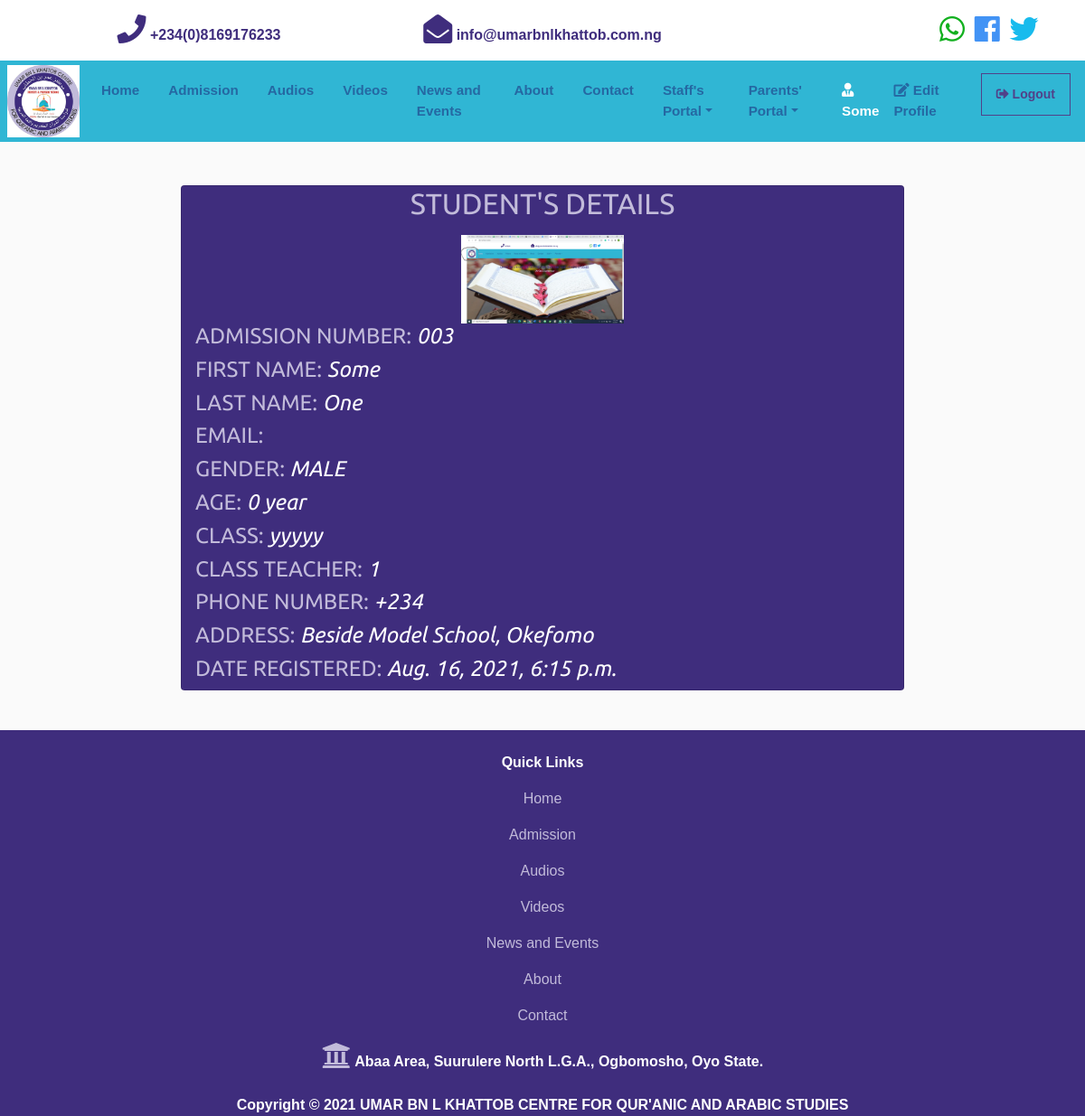
/students/1/ (signed in), run on the app's committed database.
### records/models.py (models this page shows, shortened)
class Student(models.Model):
    GENDER_CHOICES = [
		('MALE','MALE'),
		('FEMALE', 'FEMALE')
	]
    ROLE_CHOICES = [
        ('Pupil', 'Pupil'),
        ('Student', 'Student'),
		('Staff', 'Staff'),
    ]
    user = models.OneToOneField(settings.AUTH_USER_MODEL, on_delete=models.SET_NULL, null=True)
    phone_number = models.CharField(max_length=20, unique=False, null=True, verbose_name="Phone Number")
    gender = models.CharField(max_length=6, choices=GENDER_CHOICES, null=True)
    dob = models.DateField(blank=True, null=True, verbose_name="Date of Birth")
    classe = models.ForeignKey(Class, on_delete=models.SET_NULL, null=True, verbose_name="Class")
    address = models.CharField(max_length=200, null=True)
    role = models.CharField(max_length=20, choices=ROLE_CHOICES, default='Pupil', null=True)
    photograph = models.ImageField(upload_to='student_img/%Y/%m/%d', null=True, blank=True, verbose_name="Student's Photograph")
    created = models.DateTimeField(auto_now_add=True, null=True)
    updated = models.DateTimeField(auto_now=True, null=True)
    def age(self):
        today = date.today()
        return today.year - self.dob.year - ((today.month, today.day) < (self.dob.month, self.dob.day))
    class Meta:
        ordering = ('user__username',)

class Class(models.Model):
    name = models.CharField(max_length=20, null=True)
    teacher = models.ForeignKey(Teacher, on_delete=models.SET_NULL, null=True)
    signature = models.ImageField(upload_to='signature_img/%Y/%m/%d', null=True, blank=True, verbose_name="Class Teacher's Signature")
    created = models.DateTimeField(auto_now_add=True, null=True)
    updated = models.DateTimeField(auto_now=True, null=True)
    def __str__(self):
        try:
            return str(self.name)
        except:
            return str(self.id)
    class Meta:
        ordering = ('name',)
        verbose_name = 'Class'
        verbose_name_plural = 'Classes'

### staff/models.py (models this page shows, shortened)
class Teacher(models.Model):
    GENDER_CHOICES = [
		('Male','Male'),
		('Female', 'Female')
	]
    ROLE_CHOICES = [
        ('Pupil', 'Pupil'),
		('Staff', 'Staff'),
    ]
    user = models.OneToOneField(settings.AUTH_USER_MODEL, on_delete=models.SET_NULL, null=True)
    phone_number = models.CharField(max_length=20, unique=False, null=True)
    gender = models.CharField(max_length=6, choices=GENDER_CHOICES, null=True)
    dob = models.DateField(blank=True, null=True)
    address = models.CharField(max_length=200, null=True)
    role = models.CharField(max_length=20, choices=ROLE_CHOICES, default='Pupil', null=True)
    created = models.DateTimeField(auto_now_add=True, null=True)
    updated = models.DateTimeField(auto_now=True, null=True)
    def __str__(self):
        try:
            if self.gender == "Male":
                return "Mr " + str(self.user.first_name) + " " + str(self.user.last_name)
            else:
                return "Mrs " + str(self.user.last_name)
        except:
            return str(self.id)
    class Meta:
        ordering = ('-created',)

### records/views.py (the view)
# urls.py: path('students/<str:pk>/', views.showStudent, name='show_student'),
@login_required
def showStudent(request, pk, **kwargs):
    student = Student.objects.get(id=pk)
    context = {'student': student}
    return render(request, 'records/student_detail.html', context)

### templates/records/student_detail.html (shortened to what this page needs)
{% extends 'base.html' %}
{% load static %}
{% block content %}
<br>
<div class="d-flex justify-content-center ">
  <div class="card card-block bg-primary text-white form-group col-md-8">
    <h2 class="form-group text-center text-warning">STUDENT'S DETAILS</h2>
    <div class="text-center">
      {% if student.photograph %}
        <img src="{{ student.photograph.url }}" alt="student's Photograph" class="logo2">
      {% endif %}
    </div>
    <h4 class="text-warning">ADMISSION NUMBER: <i class="text-white"> {{student.user.username}}</i></h4>
    <h4 class="text-warning">FIRST NAME: <i class="text-white"> {{student.user.first_name}}</i></h4>
    <h4 class="text-warning">LAST NAME: <i class="text-white"> {{student.user.last_name}}</i></h4>
    <h4 class="text-warning">EMAIL: </h4>
    <h4 class="text-warning">GENDER: <i class="text-white"> {{student.gender}}</i></h4>
    {% if student.age > 1 %}
    <h4 class="text-warning">AGE: <i class="text-white"> {{student.age}} years</i></h4>
    {% else %}
    <h4 class="text-warning">AGE: <i class="text-white"> {{student.age}} year</i></h4>
    {% endif %}
    <h4 class="text-warning">CLASS: <i class="text-white"> {{student.classe}}</i></h4>
    <h4 class="text-warning">CLASS TEACHER: <i class="text-white"> {{student.classe.teacher}}</i></h4>
    <h4 class="text-warning">PHONE NUMBER: <i class="text-white"> {{student.phone_number}}</i></h4>
    <h4 class="text-warning">ADDRESS: <i class="text-white"> {{student.address}}</i></h4>
    <h4 class="text-warning">DATE REGISTERED: <i class="text-white"> {{student.created}}</i></h4>
  </div>
</div>
  <br>
{% endblock content %}

### templates/partials/_navbar.html (shortened to what this page needs)
{% load static %}
<nav class="p-0 navbar navbar-expand-lg navbar-dark bg-light_blue sticky-top">
  <a class="ml-2 navbar-brand" href="{% url 'index' %}">
    <img src="{% static 'img/logo.jpg' %}" width="50" height="80" class="logo" alt="Umar Logo">
  </a>
  <div class="collapse navbar-collapse" id="navbarNavAltMarkup">
    <ul class="navbar-nav">
      <li
        {% if '/' == request.path %}
          class="nav-item active mr-3"
        {% else %}
          class="nav-item mr-3"
        {% endif %}
      >
        <a class="nav-link" href="{% url 'index' %}"><strong>Home</strong></a>
      </li>
      <li
        {% if 'admission' in request.path %}
          class="nav-item active mr-3"
        {% else %}
          class="nav-item mr-3"
        {% endif %}
      >
        <a class="nav-link" href="{% url 'admission' %}"><strong>Admission</strong></a>
      </li>
      <li
        {% if 'audios' in request.path %}
          class="nav-item active mr-3"
        {% else %}
          class="nav-item mr-3"
        {% endif %}
      >
        <a class="nav-link" href="{% url 'audios' %}"><strong>Audios</strong></a>
      </li>
      <li
        {% if 'videos' in request.path %}
          class="nav-item active mr-3"
        {% else %}
          class="nav-item mr-3"
        {% endif %}
      >
        <a class="nav-link" href="{% url 'videos' %}"><strong>Videos</strong></a>
      </li>
      <li
        {% if 'news-and-events' in request.path %}
          class="nav-item active mr-3"
        {% else %}
          class="nav-item mr-3"
        {% endif %}
      >
        <a class="nav-link" href="{% url 'events' %}"><strong>News and Events</strong></a>
      </li>
      <li
        {% if 'about' in request.path %}
          class="nav-item active mr-3"
        {% else %}
          class="nav-item mr-3"
        {% endif %}
      >
        <a class="nav-link" href="{% url 'about' %}"><strong>About</strong></a>
      </li>
      <li
        {% if 'contact' in request.path %}
          class="nav-item active mr-3"
        {% else %}
          class="nav-item mr-3"
        {% endif %}
      >
        <a class="nav-link" href="{% url 'contact' %}"><strong>Contact</strong></a>
      </li>
      {% if user.is_authenticated %}
      <li
        {% if 'staff' in request.path %}
          class="nav-item active dropdown mr-3"
        {% else %}
          class="nav-item dropdown mr-3"
        {% endif %}
      >
        <a class="nav-link dropdown-toggle" href="#" id="navbarDropdownMenuLink" data-toggle="dropdown" aria-haspopup="true" aria-expanded="false"><strong>Staff's Portal</strong></a>
      </li>
      <li
        {% if 'parents' in request.path %}
          class="nav-item active dropdown mr-3"
        {% else %}
          class="nav-item dropdown mr-3"
        {% endif %}
      >
        <a class="nav-link dropdown-toggle" href="#" id="navbarDropdownMenuLink" data-toggle="dropdown" aria-haspopup="true" aria-expanded="false"><strong>Parents' Portal</strong></a>
      </li>
      {% endif %}
    </ul>
    <ul class="navbar-nav ml-auto">
      {% if user.is_authenticated %}
      <li
      >
        <a class="nav-link" href=""><strong><span class="text-white"><i class="fas fa-user-tie fa-1x"></i> {{user.first_name}}</span></strong></a>
      </li>
      <li
        {% if 'edit-profile' in request.path %}
          class="nav-item active mr-3"
        {% else %}
          class="nav-item mr-3"
        {% endif %}
      >
        <a class="nav-link" href="{% url 'edit_profile' %}"><strong><i class="fas fa-edit fa-1x"></i> Edit Profile</strong></a>
      </li>
      <li
        {% if 'logout' in request.path %}
          class="nav-item active mr-3"
        {% else %}
          class="nav-item mr-3"
        {% endif %}
      >
        <button class="btn btn-outline-primary btn-sm"><a class="nav-link" href="{% url 'logout' %}">
          <i class="fas fa-sign-out-alt text-primary"></i> <strong class="text-primary">Logout</strong></a></button>
      </li>
    {% endif %}
    </ul>
  </div>
</nav>

### umar/static/css/all.css (style rules this page uses)
.fa, .fas, .far, .fal, .fab { -moz-osx-font-smoothing: grayscale; -webkit-font-smoothing: antialiased; display: inline-block; font-style: normal; font-variant: normal; text-rendering: auto; line-height: 1; }
.fa-1x { font-size: 1em; }
.fa-edit:before { content: "\f044"; }
.fa-sign-out-alt:before { content: "\f2f5"; }
.fa-user-tie:before { content: "\f508"; }
.fa, .fas { font-family: 'Font Awesome 5 Free'; font-weight: 900; }

### umar/static/css/base.css (style rules this page uses)
body { margin:0; padding:0; font-family:helvetica, sans-serif; }
h1, h2, h3, h4, h5 , h6 { font-family: 'Ubuntu', sans-serif; font-weight:normal; }
a { text-decoration:none; color:#057a1a; }

### umar/static/css/style.css (style rules this page uses)
img { width: 100%; }
.logo { width: 80px; }
.logo2 { width: 180px; }
.navbar { opacity: 0.9; }
.bg-light_blue { background-color: #1aafd0 !important; }
body { background-color: hsl(0, 0%, 98%); }
.btn { border-radius: 0; }

### data on the page
Student: photograph (picture), user.username "003", user.first_name "Some", user.last_name "One", gender "MALE", age "0", classe "yyyyy", classe.teacher "1", phone_number "+234", address "Beside Model School, Okefomo", created "Aug. 16, 2021, 6:15 p.m."

### other printed values
{{ user.first_name }} "Some"
